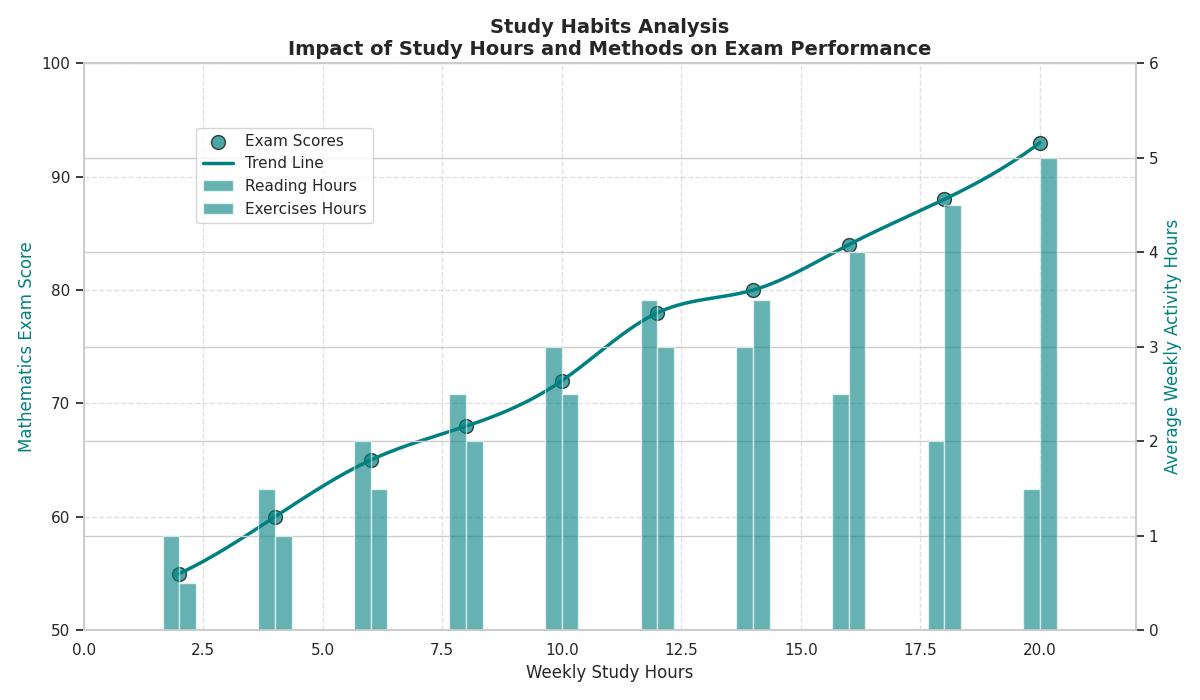

This chart was generated by the following Python code:
import matplotlib.pyplot as plt
import numpy as np
from scipy.interpolate import make_interp_spline

study_hours = np.array([2, 4, 6, 8, 10, 12, 14, 16, 18, 20])
exam_scores = np.array([55, 60, 65, 68, 72, 78, 80, 84, 88, 93])
reading_hours = np.array([1, 1.5, 2, 2.5, 3, 3.5, 3, 2.5, 2, 1.5])
exercises_hours = np.array([0.5, 1, 1.5, 2, 2.5, 3, 3.5, 4, 4.5, 5])

fig, ax1 = plt.subplots(figsize=(12, 7))

ax1.scatter(study_hours, exam_scores, color='teal', edgecolor='black', s=100, alpha=0.7, label='Exam Scores')
X_Y_Spline = make_interp_spline(study_hours, exam_scores, k=3)
X_ = np.linspace(study_hours.min(), study_hours.max(), 500)
Y_ = X_Y_Spline(X_)
ax1.plot(X_, Y_, color='teal', linewidth=2.5, label='Trend Line')

ax1.set_xlabel('Weekly Study Hours', fontsize=12)
ax1.set_ylabel('Mathematics Exam Score', fontsize=12, color='teal')
ax1.set_xlim(0, 22)
ax1.set_ylim(50, 100)
ax1.set_title('Study Habits Analysis\nImpact of Study Hours and Methods on Exam Performance', fontsize=14, fontweight='bold')

ax2 = ax1.twinx()
bar_width = 0.35
bar_positions = study_hours - bar_width/2

ax2.bar(bar_positions, reading_hours, bar_width, label='Reading Hours', color='teal', alpha=0.6)
ax2.bar(bar_positions + bar_width, exercises_hours, bar_width, label='Exercises Hours', color='teal', alpha=0.6)

ax2.set_ylabel('Average Weekly Activity Hours', fontsize=12, color='teal')
ax2.set_ylim(0, 6)

ax1.grid(True, linestyle='--', alpha=0.6)
fig.tight_layout()
fig.legend(loc='upper left', bbox_to_anchor=(0.1, 0.9), bbox_transform=ax1.transAxes)

plt.show()
